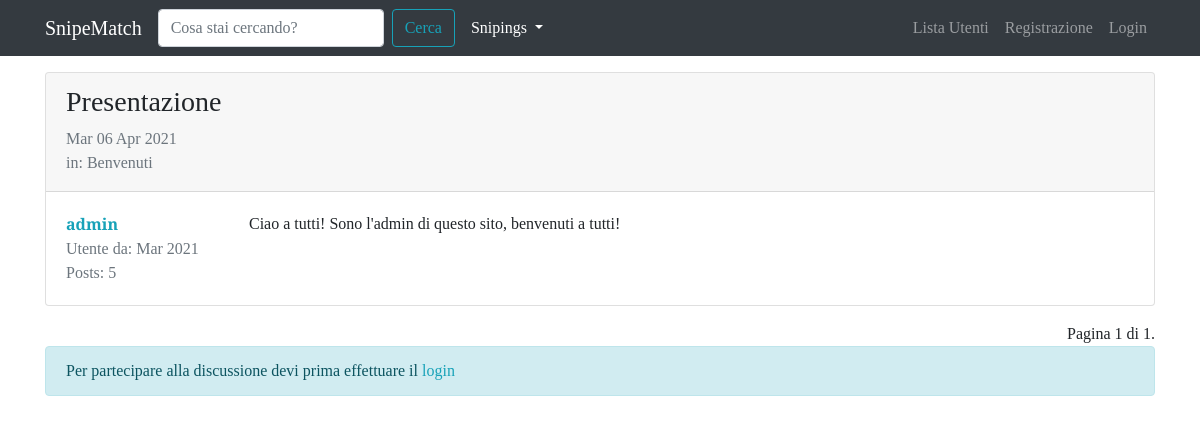
Page /forum/discussione/8 on the committed database.
### forum/models.py (models this page shows, shortened)
class Discussione(models.Model):
    titolo = models.CharField(max_length=120)
    data_creazione = models.DateTimeField(auto_now_add=True)   #auto_now_add setta la adata quando è creata la discussione
    autore_discussione = models.ForeignKey(User, on_delete=models.CASCADE, related_name="discussioni")  #col related accedo facilmente alle discussioni create da un utente
    sezione_appartenenza = models.ForeignKey(Sezione, on_delete=models.CASCADE)
    class Meta:
        verbose_name = "Discussione"
        verbose_name_plural = "Discussioni"

class Post(models.Model):
    autore_post = models.ForeignKey(User, on_delete=models.CASCADE, related_name="posts")
    contenuto = models.TextField()
    data_creazione = models.DateTimeField(auto_now_add=True)   #auto_now_add setta la adata quando è creata la discussione
    discussione = models.ForeignKey(Discussione, on_delete=models.CASCADE)
    class Meta:
        verbose_name = "Post"
        verbose_name_plural = "Posts"

class Sezione(models.Model):
    nome_sezione = models.CharField(max_length=80)
    descrizione = models.CharField(max_length=150, blank=True, null=True)   #blank: può non essere presente il campo; null: ouò essere null
    logo_sezione = models.ImageField(blank=True, null=True)
    def __str__(self):
        return self.nome_sezione
    class Meta:
        verbose_name = "Sezione"
        verbose_name_plural = "Sezioni"

### forum/views.py (the view)
# urls.py: path('discussione/<int:pk>', views.visualizza_discussione, name="visualizza_discussione"),
def visualizza_discussione(request, pk):
    discussione = get_object_or_404(Discussione, pk=pk)
    posts_discussione = Post.objects.filter(discussione=discussione) #mi prendo tutti i post di quella discussione
    paginator = Paginator(posts_discussione, 5) #voglio far vedere 5 post a pagina
    page = request.GET.get("pagina")
    posts = paginator.get_page(page)
    form_risposta = PostModelForm()
    context = {"discussione": discussione,
        "posts_discussione": posts, #passo posts che è quello paginato
        "form_risposta": form_risposta} #ci metto anche il form di risposta
    return render(request, "forum/singola_discussione.html", context)

### forum/forms.py
class PostModelForm(forms.ModelForm):
    class Meta:
        model = Post
        fields = ["contenuto"]
        widgets = {
            "contenuto": forms.Textarea(attrs={'rows': '5'})  #voglio una textarea di 5 righe, sennò sembra troppoo grossa
        }
        labels = {
            "contenuto": "Messaggio"
        }

### forum/templates/forum/singola_discussione.html (shortened to what this page needs)
{% extends 'base.html' %}
{% load crispy_forms_tags %}
{% block content %}
    {% for post in posts_discussione %}
        <div class="card my-3">
            {% if forloop.first and not "pagina" in request.get_full_path %}
                <div class="card-header pb-0">
                    <h3>{{ discussione.titolo }}</h3>
                    <p class="text-muted">{{ discussione.data_creazione|date:"D d M Y" }}
                    <br>in: {{ discussione.sezione_appartenenza }}</p>
                </div>
            {% endif %}
            <div class="card-body">
                <div class="row">
                    <div class="col-xl-2 col-4">
                        <p class="mb-0"><a href="{% url 'user_profile' username=post.autore_post.username %}"><strong>{{ post.autore_post }}</strong></a></p>
                        <p class="text-muted mb-0">Utente da: {{ post.autore_post.date_joined|date:"M Y" }}</p>
                        <p class="text-muted mb-0">Posts: {{ post.autore_post.posts.count }}</p>
                    </div>
                    <div class="col-x{{ post.autore_post }}l-10 col-8">
                        <p class="my-0">{{ post.contenuto|linebreaks }}</p>
                    </div>
                </div>
            </div>
        </div>
    {% endfor %}
    <div class="text-right">
        <span class="step-links">
            <span class="current">
                Pagina {{ posts_discussione.number }} di {{ posts_discussione.paginator.num_pages }}.
            </span>
        </span>
    </div>
    {% if request.user.is_authenticated %}
        {% include 'forum/form_risposta.html' %}
    {% else %}
        <div class="alert alert-info" role="alert">
            Per partecipare alla discussione devi prima effettuare il <a href="{% url 'login' %}?next={{ request.get_full_path }}">login</a>
        </div>
    {% endif %}
{% endblock content %}

### static-storage/css/agora.css (style rules this page uses)
body { font-family: 'Slabo 27px', serif; }
a, a:hover { color: #17a2b8; }

### rows in the picture
Post: autore_post "admin", autore_post.date_joined "Mar 2021", autore_post.posts.count "5", contenuto "Ciao a tutti! Sono l'admin di questo sito, benvenuti a tutti!"
Discussione: titolo "Presentazione", data_creazione "Mar 06 Apr 2021", sezione_appartenenza "Benvenuti"

### other values in the picture
{{ posts_discussione.number }} "1"
{{ posts_discussione.paginator.num_pages }} "1"
